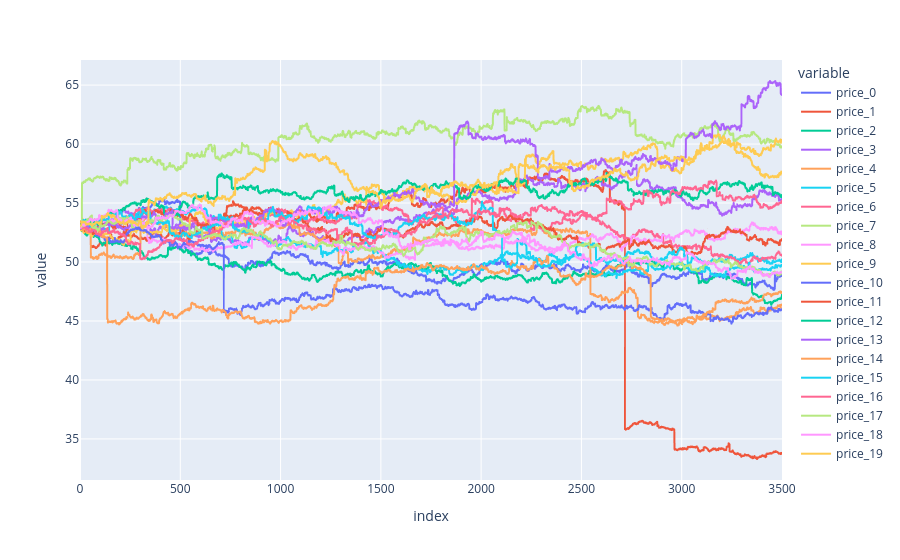

This figure's notebook cell:
### Code cell
state = [rng.integers(n) for _ in range(num_paths)]
times = [1.0 for _ in range(num_paths)]
fake_prices = [[rng.random() * 000 + 53] for _ in range(num_paths)]
for _ in range(dist):
	for j in range(num_paths):
		change = (rng.random() > p_change)
		if not change:
			states = [i for i in range(n) if i != state[j]]
			state[j] = rng.choice(states)
			times[j] = 1 / decay
		times[j] *= decay
		# fake_prices.append(np.exp(rng.normal(loc = 0, scale = noise_var)) * (means[state] * (1 - r) + r * fake_prices[-1]))
		fake_prices[j].append(np.exp(rng.standard_t(df = 2) * means[state[j]] * times[j]) * fake_prices[j][-1])
df = pd.DataFrame({f'price_{i}': fake_prices[i] for i in range(num_paths)})
px.line(df, x = df.index, y = [f"price_{i}" for i in range(num_paths)])

### Figure 1 — Plotly figure (JSON) as saved in the notebook; plotly's stock layout.template omitted (floating-point values rounded to 4 significant figures; data arrays with more than 128 entries replaced by an {"elided": "..."} marker saying what was removed)
{"data": [{"hovertemplate": "variable=price_0<br>index=%{x}<br>value=%{y}<extra></extra>", "legendgroup": "price_0", "line": {"color": "#636efa", "dash": "solid"}, "marker": {"symbol": "circle"}, "mode": "lines", "name": "price_0", "showlegend": true, "type": "scattergl", "x": {"elided": "3501 int values"}, "xaxis": "x", "y": {"elided": "3501 float values"}, "yaxis": "y"}, {"hovertemplate": "variable=price_1<br>index=%{x}<br>value=%{y}<extra></extra>", "legendgroup": "price_1", "line": {"color": "#EF553B", "dash": "solid"}, "marker": {"symbol": "circle"}, "mode": "lines", "name": "price_1", "showlegend": true, "type": "scattergl", "x": {"elided": "3501 int values"}, "xaxis": "x", "y": {"elided": "3501 float values"}, "yaxis": "y"}, {"hovertemplate": "variable=price_2<br>index=%{x}<br>value=%{y}<extra></extra>", "legendgroup": "price_2", "line": {"color": "#00cc96", "dash": "solid"}, "marker": {"symbol": "circle"}, "mode": "lines", "name": "price_2", "showlegend": true, "type": "scattergl", "x": {"elided": "3501 int values"}, "xaxis": "x", "y": {"elided": "3501 float values"}, "yaxis": "y"}, {"hovertemplate": "variable=price_3<br>index=%{x}<br>value=%{y}<extra></extra>", "legendgroup": "price_3", "line": {"color": "#ab63fa", "dash": "solid"}, "marker": {"symbol": "circle"}, "mode": "lines", "name": "price_3", "showlegend": true, "type": "scattergl", "x": {"elided": "3501 int values"}, "xaxis": "x", "y": {"elided": "3501 float values"}, "yaxis": "y"}, {"hovertemplate": "variable=price_4<br>index=%{x}<br>value=%{y}<extra></extra>", "legendgroup": "price_4", "line": {"color": "#FFA15A", "dash": "solid"}, "marker": {"symbol": "circle"}, "mode": "lines", "name": "price_4", "showlegend": true, "type": "scattergl", "x": {"elided": "3501 int values"}, "xaxis": "x", "y": {"elided": "3501 float values"}, "yaxis": "y"}, {"hovertemplate": "variable=price_5<br>index=%{x}<br>value=%{y}<extra></extra>", "legendgroup": "price_5", "line": {"color": "#19d3f3", "dash": "solid"}, "marker": {"symbol": "circle"}, "mode": "lines", "name": "price_5", "showlegend": true, "type": "scattergl", "x": {"elided": "3501 int values"}, "xaxis": "x", "y": {"elided": "3501 float values"}, "yaxis": "y"}, {"hovertemplate": "variable=price_6<br>index=%{x}<br>value=%{y}<extra></extra>", "legendgroup": "price_6", "line": {"color": "#FF6692", "dash": "solid"}, "marker": {"symbol": "circle"}, "mode": "lines", "name": "price_6", "showlegend": true, "type": "scattergl", "x": {"elided": "3501 int values"}, "xaxis": "x", "y": {"elided": "3501 float values"}, "yaxis": "y"}, {"hovertemplate": "variable=price_7<br>index=%{x}<br>value=%{y}<extra></extra>", "legendgroup": "price_7", "line": {"color": "#B6E880", "dash": "solid"}, "marker": {"symbol": "circle"}, "mode": "lines", "name": "price_7", "showlegend": true, "type": "scattergl", "x": {"elided": "3501 int values"}, "xaxis": "x", "y": {"elided": "3501 float values"}, "yaxis": "y"}, {"hovertemplate": "variable=price_8<br>index=%{x}<br>value=%{y}<extra></extra>", "legendgroup": "price_8", "line": {"color": "#FF97FF", "dash": "solid"}, "marker": {"symbol": "circle"}, "mode": "lines", "name": "price_8", "showlegend": true, "type": "scattergl", "x": {"elided": "3501 int values"}, "xaxis": "x", "y": {"elided": "3501 float values"}, "yaxis": "y"}, {"hovertemplate": "variable=price_9<br>index=%{x}<br>value=%{y}<extra></extra>", "legendgroup": "price_9", "line": {"color": "#FECB52", "dash": "solid"}, "marker": {"symbol": "circle"}, "mode": "lines", "name": "price_9", "showlegend": true, "type": "scattergl", "x": {"elided": "3501 int values"}, "xaxis": "x", "y": {"elided": "3501 float values"}, "yaxis": "y"}, {"hovertemplate": "variable=price_10<br>index=%{x}<br>value=%{y}<extra></extra>", "legendgroup": "price_10", "line": {"color": "#636efa", "dash": "solid"}, "marker": {"symbol": "circle"}, "mode": "lines", "name": "price_10", "showlegend": true, "type": "scattergl", "x": {"elided": "3501 int values"}, "xaxis": "x", "y": {"elided": "3501 float values"}, "yaxis": "y"}, {"hovertemplate": "variable=price_11<br>index=%{x}<br>value=%{y}<extra></extra>", "legendgroup": "price_11", "line": {"color": "#EF553B", "dash": "solid"}, "marker": {"symbol": "circle"}, "mode": "lines", "name": "price_11", "showlegend": true, "type": "scattergl", "x": {"elided": "3501 int values"}, "xaxis": "x", "y": {"elided": "3501 float values"}, "yaxis": "y"}, {"hovertemplate": "variable=price_12<br>index=%{x}<br>value=%{y}<extra></extra>", "legendgroup": "price_12", "line": {"color": "#00cc96", "dash": "solid"}, "marker": {"symbol": "circle"}, "mode": "lines", "name": "price_12", "showlegend": true, "type": "scattergl", "x": {"elided": "3501 int values"}, "xaxis": "x", "y": {"elided": "3501 float values"}, "yaxis": "y"}, {"hovertemplate": "variable=price_13<br>index=%{x}<br>value=%{y}<extra></extra>", "legendgroup": "price_13", "line": {"color": "#ab63fa", "dash": "solid"}, "marker": {"symbol": "circle"}, "mode": "lines", "name": "price_13", "showlegend": true, "type": "scattergl", "x": {"elided": "3501 int values"}, "xaxis": "x", "y": {"elided": "3501 float values"}, "yaxis": "y"}, {"hovertemplate": "variable=price_14<br>index=%{x}<br>value=%{y}<extra></extra>", "legendgroup": "price_14", "line": {"color": "#FFA15A", "dash": "solid"}, "marker": {"symbol": "circle"}, "mode": "lines", "name": "price_14", "showlegend": true, "type": "scattergl", "x": {"elided": "3501 int values"}, "xaxis": "x", "y": {"elided": "3501 float values"}, "yaxis": "y"}, {"hovertemplate": "variable=price_15<br>index=%{x}<br>value=%{y}<extra></extra>", "legendgroup": "price_15", "line": {"color": "#19d3f3", "dash": "solid"}, "marker": {"symbol": "circle"}, "mode": "lines", "name": "price_15", "showlegend": true, "type": "scattergl", "x": {"elided": "3501 int values"}, "xaxis": "x", "y": {"elided": "3501 float values"}, "yaxis": "y"}, {"hovertemplate": "variable=price_16<br>index=%{x}<br>value=%{y}<extra></extra>", "legendgroup": "price_16", "line": {"color": "#FF6692", "dash": "solid"}, "marker": {"symbol": "circle"}, "mode": "lines", "name": "price_16", "showlegend": true, "type": "scattergl", "x": {"elided": "3501 int values"}, "xaxis": "x", "y": {"elided": "3501 float values"}, "yaxis": "y"}, {"hovertemplate": "variable=price_17<br>index=%{x}<br>value=%{y}<extra></extra>", "legendgroup": "price_17", "line": {"color": "#B6E880", "dash": "solid"}, "marker": {"symbol": "circle"}, "mode": "lines", "name": "price_17", "showlegend": true, "type": "scattergl", "x": {"elided": "3501 int values"}, "xaxis": "x", "y": {"elided": "3501 float values"}, "yaxis": "y"}, {"hovertemplate": "variable=price_18<br>index=%{x}<br>value=%{y}<extra></extra>", "legendgroup": "price_18", "line": {"color": "#FF97FF", "dash": "solid"}, "marker": {"symbol": "circle"}, "mode": "lines", "name": "price_18", "showlegend": true, "type": "scattergl", "x": {"elided": "3501 int values"}, "xaxis": "x", "y": {"elided": "3501 float values"}, "yaxis": "y"}, {"hovertemplate": "variable=price_19<br>index=%{x}<br>value=%{y}<extra></extra>", "legendgroup": "price_19", "line": {"color": "#FECB52", "dash": "solid"}, "marker": {"symbol": "circle"}, "mode": "lines", "name": "price_19", "showlegend": true, "type": "scattergl", "x": {"elided": "3501 int values"}, "xaxis": "x", "y": {"elided": "3501 float values"}, "yaxis": "y"}], "layout": {"legend": {"title": {"text": "variable"}, "tracegroupgap": 0}, "margin": {"t": 60}, "xaxis": {"anchor": "y", "domain": [0, 1], "title": {"text": "index"}}, "yaxis": {"anchor": "x", "domain": [0, 1], "title": {"text": "value"}}}}
